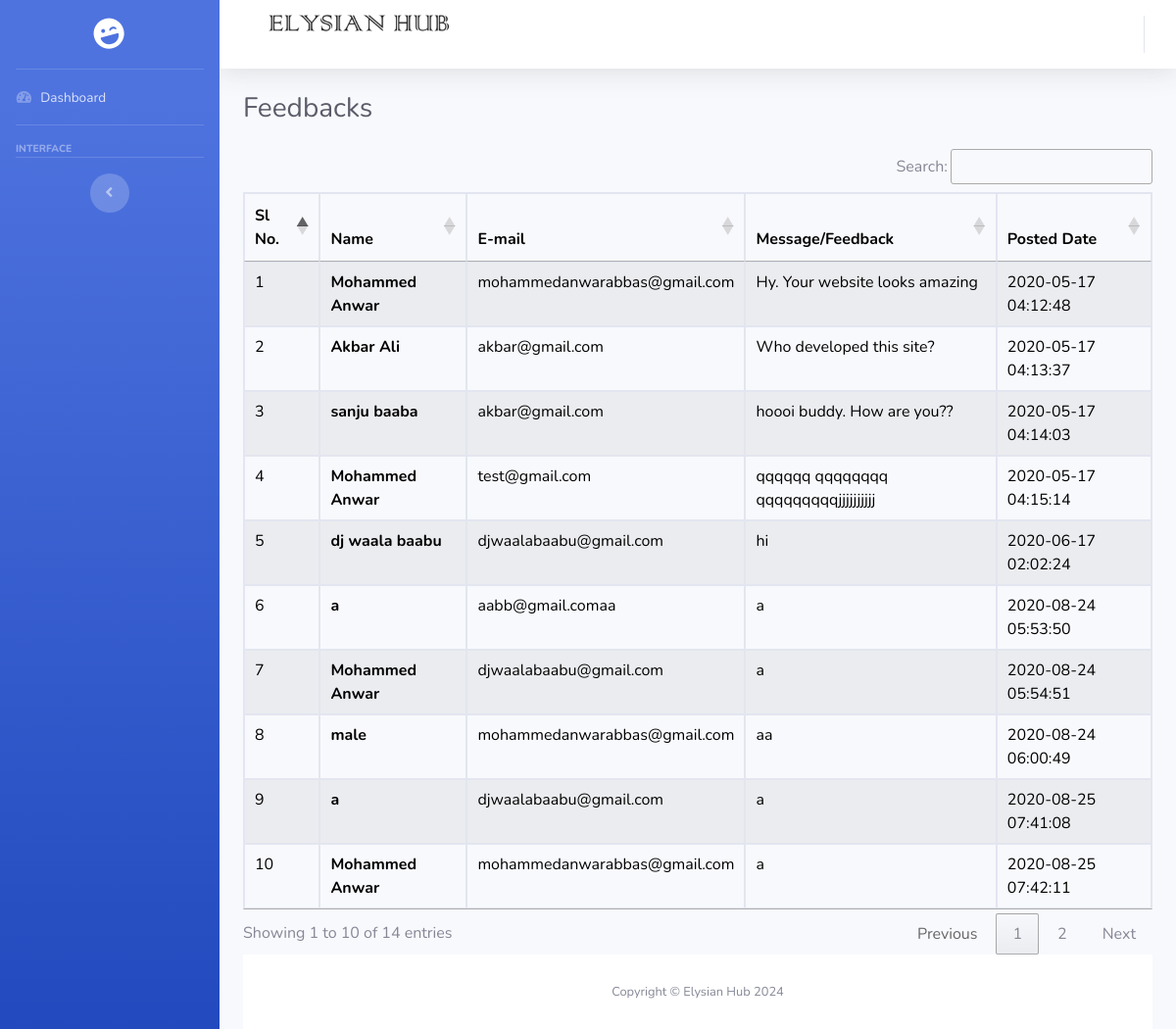
The app's page /admin/viewfeedback.php with its own data.
### tables this page shows
CREATE TABLE `contact` (
  `contactid` int(11) NOT NULL,
  `name` varchar(100) NOT NULL,
  `email` varchar(200) NOT NULL,
  `message` varchar(200) NOT NULL,
  `posteddate` datetime NOT NULL
);

### admin/viewfeedback.php (the view, shortened to what this page needs)
<?php
include('includes/header.php');
include('includes/navbar.php');
?>
<div class="container-fluid">
<div class="d-sm-flex align-items-center justify-content-between mb-4">
<h1 class="h3 mb-0 text-gray-800">Feedbacks</h1>
</div>
<div class="row">
<div class="col-md-12" style="margin: auto;overflow-x: auto;">
  <table id="mydataTable"  class="table table-striped table-bordered">
              <thead>
                <tr>
                  <th>Sl No.</th>
                  <th>Name</th>
                  <th>E-mail</th>
                  <th>Message/Feedback</th>
                  <th>Posted Date</th>
                </tr>
              </thead>
              <tbody>
<?php
$result = mysqli_query($con, "select * from contact");
        $c = 0;
        while($row1=mysqli_fetch_array($result))
          {   $c++;
            echo "<tr>
                    <td>$c</td>
                    <td><b>$row1[name]</b></td>
                    <td>$row1[email]</td>
                    <td>$row1[message]</td>
                    <td>$row1[posteddate]</td>
                    </tr>";
                }
?>
              </tbody>
            </table>
</div>
</div>
<?php
include('includes/footer.php');
?>
<link rel="stylesheet" type="text/css" href="https://cdn.datatables.net/1.10.21/css/jquery.dataTables.min.css">
<link rel="stylesheet" type="text/css" href="https://cdn.datatables.net/buttons/1.6.2/css/buttons.dataTables.min.css">

### admin/viewfeedback.php (style rules this page uses)
td,th { color: black; }

### records on screen
contact: name "Mohammed Anwar", email "mohammedanwarabbas@gmail.com", message "Hy. Your website looks amazing", posteddate "2020-05-17 04:12:48"
contact: name "Akbar Ali", email "akbar@gmail.com", message "Who developed this site?", posteddate "2020-05-17 04:13:37"
contact: name "sanju baaba", email "akbar@gmail.com", message "hoooi buddy. How are you??", posteddate "2020-05-17 04:14:03"
contact: name "Mohammed Anwar", email "test@gmail.com", message "qqqqqq qqqqqqqq qqqqqqqqqjjjjjjjjjj", posteddate "2020-05-17 04:15:14"
contact: name "dj waala baabu", email "djwaalabaabu@gmail.com", message "hi", posteddate "2020-06-17 02:02:24"
contact: name "a", email "aabb@gmail.comaa", message "a", posteddate "2020-08-24 05:53:50"
contact: name "Mohammed Anwar", email "djwaalabaabu@gmail.com", message "a", posteddate "2020-08-24 05:54:51"
contact: name "male", email "mohammedanwarabbas@gmail.com", message "aa", posteddate "2020-08-24 06:00:49"
contact: name "a", email "djwaalabaabu@gmail.com", message "a", posteddate "2020-08-25 07:41:08"
contact: name "Mohammed Anwar", email "mohammedanwarabbas@gmail.com", message "a", posteddate "2020-08-25 07:42:11"
